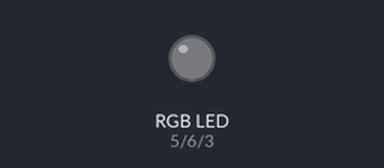
Bench run of a sketch on a simulated Arduino Uno, built with avr-gcc and run on an emulated ATmega328P. On the bench: an RGB LED mixed from three pins (HIGH = lit). Dim RGB values are drawn brighter than linear; EEPROM starts erased; no radio packets arrive unless stated.

Above: at 0.05 s.
At 1.55 s:
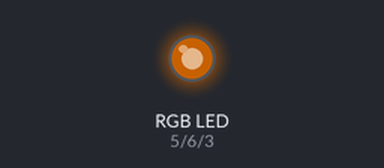
At 2.95 s:
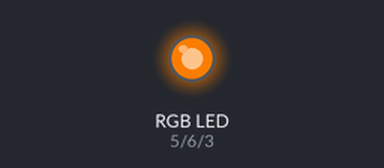
At 5.9 s:
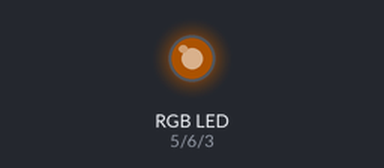
At 9.35 s:
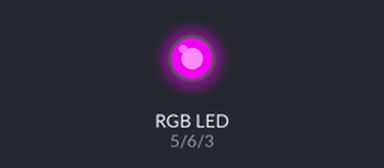
At 12.85 s:
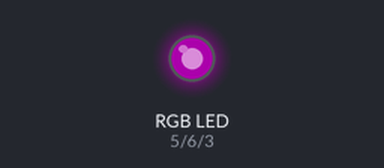
Timing chart, 0 to 18.1 s (numbered marks = the images above):
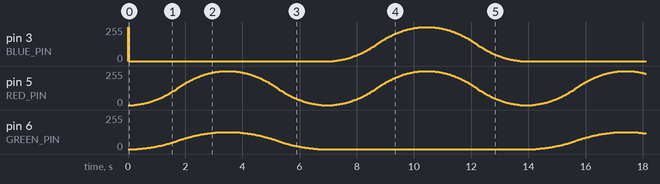

The sketch:

RFReceiver.ino
```cpp
/* RF Receiver Node
 *
 * Wireless multi-node module that receives RF transmissions
 * and updates an LED strips based upon the commands sent by
 * the single RF transmitter module
 *
 * Author: Bailey Mulhern
 */

#include <EEPROM.h>
#include <SPI.h>
#include <avr/wdt.h>
#include <printf.h>

#include <nRF24L01.h>
#include <RF24_config.h>
#include <RF24.h>

#include <FastLED.h>


/* Arduino Init Parameters */
#define SERIAL_BAUD     115200
/* Pin Definitions */
#define CE_PIN          9
#define CSN_PIN         10
#define MOSI_PIN        11
#define CLOCK_PIN       13
#define RED_PIN         5
#define GREEN_PIN       6
#define BLUE_PIN        3
/* Constants */
#define ANALOG_PIN_MAX  255
#define LOOP_DELAY      1


/* Shift for 32bit Colors */
#define RED_SHIFT       16
#define GREEN_SHIFT     8
#define BLUE_SHIFT      0

/* Radio Constants */
#define MIN_NODE_INDEX  2
#define MAX_NODE_INDEX  5
#define BYTES_PER_ADDRESS 6
/* Serial Pipes */
#define WRITING_PIPE    0
#define READING_PIPE    1
/* Ack Settings */
#define MAX_RETRIES     15

/* Color Macros */
#define OFF             0
#define RED             0x00FF0000U
#define GREEN           0x0000FF00U
#define BLUE            0x000000FFU
#define ORANGE          0x00FF7F00U
#define PURPLE          0x00FF00FFU

/* Effect Macros */
#define ONE_COLOR_COUNT_MAX     255
#define TWO_COLOR_COUNT_MAX     511
#define THREE_COLOR_COUNT_MAX   767
#define FOUR_COLOR_COUNT_MAX    1023
#define SINE_MAX                255
#define HALLOWEEN_MAX           511

/**************************************************
 *              Global Enumerations
 **************************************************/

//Eeprom indexes for each variable
typedef enum {
    kEepromAddrNodeIndex,
    kEepromAddrState,
    kEepromAddrColor,
    kEepromAddrEffect,
} eepromAddr;

//Commands that can be received over RF
typedef enum {
    kRfCommandAddr,     //Set the node address of the module
    kRfCommandColor,    //Set a solid pixel color
    kRfCommandEffect,   //Set the leds to a preset effect
    kRfCommandOff,      //Set the leds off
    kRfCommandReset,    //Reset the receiver arduino
    kRfCommandNum,      //Number of commands
} rfCommand;

//State of the receiver node
typedef enum {
    kNodeStateColor,    //Sets leds to a single solid color
    kNodeStateEffect,   //Updates color based on preset effect
    kNodeStateOff,      //Sets all leds off
    kNodeStateReset,    //Resets the arduino
    kNodeStateNum,
} nodeState;

//List of all effects you can run
typedef enum {
    kEffectRainbow, //RGB Rainbow
    kEffectFastRainbow,
    kEffectHalloween,
    kEffectNum,     //Number of effects available
} effectList;


/**************************************************
 *          Global Variables & Objects
 **************************************************/

RF24 radio(CE_PIN, CSN_PIN);
uint8_t node_index = MIN_NODE_INDEX;
const uint8_t master_address[BYTES_PER_ADDRESS] = "1Node";
nodeState state = kNodeStateOff;

uint8_t red = 0;    //Current value of the red pixel
uint8_t green = 0;  //Current value of the green pixel
uint8_t blue = 0;   //Current value of the blue pixel

effectList effect = 0;     //Current effect to run
effectList prev_effect = 0; //Effect run last cycle
bool effect_changed = true;  //Flag saying the effect has changed


/**************************************************
 *              Global Structs
 **************************************************/

//Data packet received over RF radio
typedef struct {
    rfCommand command;  //Command to update state
    uint32_t data;      //Color or effect data
} rfPacket;

//Struct for packing effect configuration settings
typedef struct {
    uint16_t count;             //Counter
    const uint16_t count_max;   //Max value that count can have before returning to 0
    const uint16_t step;        //Amount by which count increments
    const uint16_t wait;        //Wait time between incrementing counter
    uint64_t time;              //Current time in ms or us
    uint64_t last;              //Time since count was incremented
    const bool use_ms;          //If true, time units are ms; otherwise, in micros
} effectConfig;

typedef void (*effectFunc)(const effectConfig &config_p);

//Struct that represents each different effect
typedef struct {
    effectList name;
    effectConfig config;
    effectFunc runEffect;
} effectStruct;

/* ADD EFFECT FUNCTIONS HERE */

void effectRainbow(const effectConfig &config_p);
void effectHalloween(const effectConfig &config_p);

/* ADD EFFECTS HERE */

effectStruct rainbow = {
    kEffectRainbow, //name
    {               //config
        0,                      // count
        THREE_COLOR_COUNT_MAX,  // count_max
        1,                      // step
        30,                     // wait
        0,                      // time
        0,                      // last
        true,                   // use_ms
    },
    effectRainbow,  //runEffect
};

effectStruct fastRainbow = {
    kEffectFastRainbow, //name
    {                   //config
        0,                      // count
        THREE_COLOR_COUNT_MAX,  // count_max
        4,                      // step
        15,                      // wait
        0,                      // time
        0,                      // last
        true,                   // use_ms
    },
    effectRainbow,      //runEffect
};

effectStruct halloween = {
    kEffectHalloween, //name
    {                   //config
        0,                      // count
        HALLOWEEN_MAX,          // count_max
        1,                      // step
        25,                     // wait
        0,                      // time
        0,                      // last
        true,                   // use_ms
    },
    effectHalloween,      //runEffect
};

effectStruct *effects[] = {
    &rainbow,
    &fastRainbow,
    &halloween,
};

/**************************************************
 *              Global Functions
 **************************************************/

/* RF Functions */

//Inits RF radio with default values
void initRF();
//Reads in the RF packet and updates state
int readRF(rfPacket &packet_p);


/* LED Strip Functions */

//Updates the LED strip based on current state
void updateLights();
//Updates the current effect running
void updateEffect();
//Returns the packed 32bit rgb value based on the given color
uint32_t packColor(uint8_t r, uint8_t g, uint8_t b);
//Updates the given rgb values from the 32bit color given
void unpackColor(uint32_t c, uint8_t &r, uint8_t &g, uint8_t &b);

void setup()
{
    pinMode(RED_PIN, OUTPUT);
    pinMode(GREEN_PIN, OUTPUT);
    pinMode(BLUE_PIN, OUTPUT);

    readEeprom();

    initRF();

    //Serial.begin(SERIAL_BAUD);

    //TEST SETTINGS
    effect = kEffectHalloween;
    state = kNodeStateEffect;
    //red = 255;
    //green = 255;
    //blue = 255;
    //TEST SETTINGS
}

void loop()
{
    /* Read In Command From RF and update state */
    //readRF();

    /* Update LED strip based on current state */
    updateLights();

    /* Write values to EEPROM */
    writeEeprom();

    /* Reset arduino if state is RESET */
    if(state == kNodeStateReset)
    {
        reboot();
    }

    /* Wait a small delay before looping */
    delayMicroseconds(LOOP_DELAY);
}

void reboot()
{
    //Enable watchdog timer
    wdt_disable();
    wdt_enable(WDTO_15MS);
    //Loop indefinitely until reset
    while (true);
}

void readEeprom()
{
    int count;

    /* Read in last node index */
    node_index = EEPROM.read(kEepromAddrNodeIndex);
    if(node_index < MIN_NODE_INDEX || node_index > MAX_NODE_INDEX)
    {
        node_index = MIN_NODE_INDEX;
    }

    /* Read in last state */
    state = EEPROM.read(kEepromAddrState);
    if(state < 0 || state >= kNodeStateNum)
    {
        state = 0;
    }

    /* Read in last color */
    unpackColor(EEPROM.read(kEepromAddrColor), red, green, blue);

    /* Read in last effect */
    effect = EEPROM.read(kEepromAddrEffect);
    if(effect < 0 || effect >= kEffectNum)
    {
        effect = 0;
    }
}

void writeEeprom()
{
    EEPROM.write(kEepromAddrNodeIndex, node_index);
    EEPROM.write(kEepromAddrState, state);
    EEPROM.write(kEepromAddrColor, packColor(red, green, blue));
    EEPROM.write(kEepromAddrEffect, effect);
}

void initRF()
{
    /* Start the radio */
    radio.begin();
    radio.setAutoAck(1);
    radio.enableAckPayload();
    radio.enableDynamicPayloads();
    radio.setRetries(0, MAX_RETRIES);
    radio.setPayloadSize(1);

    /* Set the address of the radio */
    uint8_t address[BYTES_PER_ADDRESS] = "2Node";
    address[0] = node_index + '0';
    radio.openReadingPipe(READING_PIPE, address);

    /* Open the writing pipe on 0 to master */
    radio.openWritingPipe(master_address);
    radio.setPALevel(RF24_PA_MIN);
    radio.startListening();
}

/******************************
 * readRF
 * Reads in radio packet and updates the state
 * Returns 1 if packet is read, 0 if none available,
 * and -1 if there was an error reading the data
 */
int readRF()
{
    //If there is a packet available, read it into struct
    if(radio.available())
    {
        rfPacket packet = {0};

        radio.read(&packet, sizeof(rfPacket));

        //Check that a valid command was read
        if(packet.command >= kRfCommandNum)
        {
            return -1;
        }

        //Update current state based on packet
        switch (packet.command)
        {
            case kRfCommandAddr:
                //TODO
                break;

            case kRfCommandColor:
                state = kNodeStateColor;
                //Update current color to that received
                unpackColor(packet.data, red, green, blue);
                break;

            case kRfCommandEffect:
                state = kNodeStateEffect;

                //Check that the effect index is valid
                if(packet.data >= kEffectNum)
                {
                    return -1;
                }

                //Update current effect to that received
                effect = packet.data;
                effect_changed = effect != prev_effect;
                break;

            case kRfCommandOff:
                state = kNodeStateOff;
                break;

            case kRfCommandReset:
                state = kNodeStateReset;
                break;

            case kRfCommandNum:
            default:
                return -1;
                break;
        }

        return 1;
    }

    return 0;
}


void updateLights()
{
    switch (state)
    {
        case kNodeStateColor:
            //Global color variables were already changed by readRF
            //So theres nothing to do here
            break;

        case kNodeStateEffect:
            //Update the current time
            effects[effect]->config.time = (effects[effect]->config.use_ms) ? millis() : micros();
            //If the wait time has elapsed, increment count and run effect
            if(effects[effect]->config.time - effects[effect]->config.last >= effects[effect]->config.wait)
            {
                effects[effect]->config.last = effects[effect]->config.time;
                effects[effect]->config.count += effects[effect]->config.step;

                //Reset count if it has overflowed
                if(effects[effect]->config.count > effects[effect]->config.count_max)
                {
                    effects[effect]->config.count = 0;
                }

                //Run the current effect with the preset config
                effects[effect]->runEffect(effects[effect]->config);
            }

            //Update the previous effect to the current effect
            prev_effect = effect;
            break;

        case kNodeStateOff:
            //Set LEDS to off
            red = OFF;
            green = OFF;
            blue = OFF;
            break;

        case kNodeStateReset:
        case kNodeStateNum:
        default:
            break;
    }

    //Update pixels to current color
    analogWrite(RED_PIN, red);
    analogWrite(GREEN_PIN, green);
    analogWrite(BLUE_PIN, blue);
}


uint32_t packColor(uint8_t r, uint8_t g, uint8_t b)
{
    uint32_t c = 0;
    c |= (uint32_t)(r << RED_SHIFT);
    c |= (uint32_t)(g << GREEN_SHIFT);
    c |= (uint32_t)(b << BLUE_SHIFT);
    return c;
}


void unpackColor(uint32_t c, uint8_t &r, uint8_t &g, uint8_t &b)
{
    r = (uint8_t) (c >> RED_SHIFT);
    g = (uint8_t) (c >> GREEN_SHIFT);
    b = (uint8_t) (c >> BLUE_SHIFT);
}

/*uint32_t colorFade(uint16_t count, uint32_t c[], uint8_t length)
{
    uint8_t r1, r2, g1, g2, b1, b2;
    int index, next;

    index = count / (ONE_COLOR_COUNT_MAX + 1);
    next = (index < length) ? index + 1 : 0;

}*/

void effectRainbow(const effectConfig &config_p)
{
    int count = config_p.count;

    // R -> G
    if(count <= ONE_COLOR_COUNT_MAX)
    {
        red = ONE_COLOR_COUNT_MAX - count;
        green = count;
        blue = 0;
    }
    // G -> B
    else if(count <= TWO_COLOR_COUNT_MAX)
    {
        count -= (ONE_COLOR_COUNT_MAX + 1);
        red = 0;
        green = ANALOG_PIN_MAX - count;
        blue = count;
    }
    // B -> R
    else if(count <= THREE_COLOR_COUNT_MAX)
    {
        count -= (TWO_COLOR_COUNT_MAX + 1);
        red = count;
        green = 0;
        blue = ANALOG_PIN_MAX - count;
    }
}

void effectHalloween(const effectConfig &config_p)
{
    int count = config_p.count;

    // Wave Orange
    if(count <= SINE_MAX)
    {
        red = quadwave8(count);
        green = 1.0 * quadwave8(count) * (ORANGE >> GREEN_SHIFT) / ANALOG_PIN_MAX;
        blue = 0;
    }
    // Wave Purple
    else
    {
        count -= (ANALOG_PIN_MAX + 1);
        red = quadwave8(count);
        green = 0;
        blue = quadwave8(count);
    }
}
```
